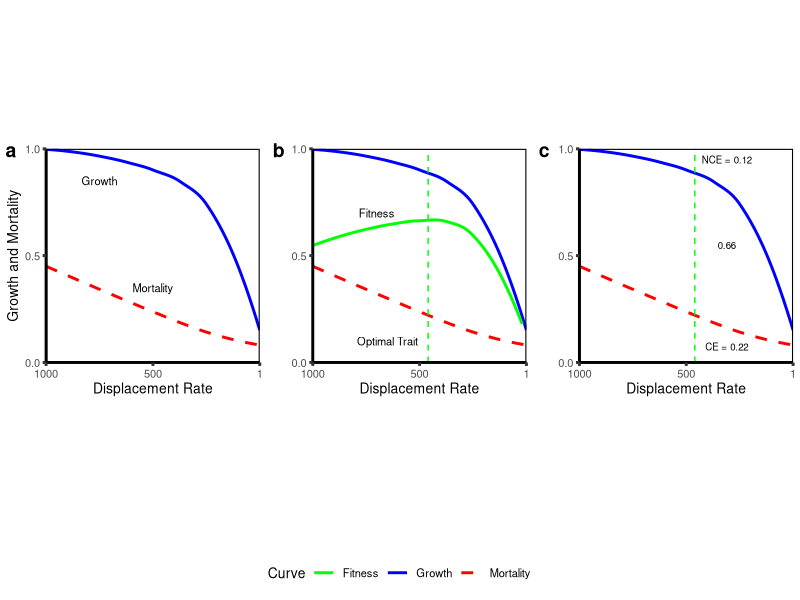
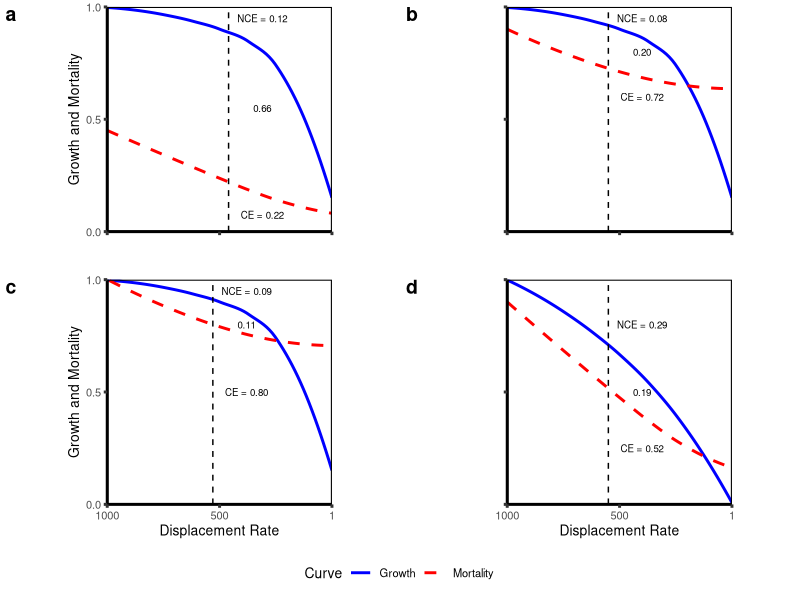

These charts were generated, in order, by the following R code:
## ---- chunk 1
# Generating the baseline curves
trait.vec <- seq(0, 1, by = 0.01)
speed.vec <- 1 - trait.vec


# These formulas are simplified by setting some of the values as constants
# r is always assumed to be 1, while k, s, and v are manipulated values
pred.curve <- function(k, v, s){
  k*sqrt(v^2 + s^2)
}

# R is always assumed to be 1, while s and h are manipulated values
growth.curve <- function(s, R, h){
  (R * s)/(1 + s*R*h)
}


# Build growth curves, for h = 0, 0.5, 1, 2
R_val <- 1

growthcurve.df <- as.data.frame(mat.or.vec(length(speed.vec), 5))
colnames(growthcurve.df) <- c("s", "h_0", "h_0.5", "h_1", "h_2")
growthcurve.df$s <- trait.vec
growthcurve.df$h_0 <- growth.curve(s = growthcurve.df$s, R = R_val, h = 0)
growthcurve.df$h_0.5 <- growth.curve(s = growthcurve.df$s, R = R_val, h = 0.5)
growthcurve.df$h_1 <- growth.curve(s = growthcurve.df$s, R = R_val, h = 1)
growthcurve.df$h_2 <- growth.curve(s = growthcurve.df$s, R = R_val, h = 2)


# Build cost curves, for v = 0, 0.5, 1, 2
k_val <- 1

mortcurve.df <- as.data.frame(mat.or.vec(length(speed.vec), 5))
colnames(mortcurve.df) <- c("s", "v_0", "v_0.5", "v_1", "v_2")
mortcurve.df$s <- trait.vec
mortcurve.df$v_0 <- pred.curve(k = k_val, v = 0, s = mortcurve.df$s)
mortcurve.df$v_0.5 <- pred.curve(k = k_val, v = 0.5, s = mortcurve.df$s)
mortcurve.df$v_1 <- pred.curve(k = k_val, v = 1, s = mortcurve.df$s)
mortcurve.df$v_2 <- pred.curve(k = k_val, v = 2, s = mortcurve.df$s)
## ---- chunk 2
# Combine the two to generate IREF figures

# This is the baseline scenario
baseline.df <- as.data.frame( mat.or.vec( length( speed.vec ), 6) )
colnames(baseline.df) <- c("trait", "speed", "growth_curve", "mort_curve", "fitness", "NCE_CE")
baseline.df$trait <- trait.vec
baseline.df$speed <- speed.vec
h_val <- 8
R_val <- 1
cost_constant_val <- 9
v_val <- 0.2
k_val <- 0.45
pred_constant_val <- 0.98058

baseline.df$growth_curve <- cost_constant_val * growth.curve( s = baseline.df$speed, R = R_val, h = h_val ) # Growth curve
baseline.df$mort_curve <- pred_constant_val * pred.curve( k = k_val, v = v_val, s = baseline.df$speed ) # Mortality curve
baseline.df$fitness <- baseline.df$growth_curve - baseline.df$mort_curve # fitness
baseline.df$NCE_CE <- (1 - baseline.df$growth_curve)/baseline.df$mort_curve # NCE/CE

baseline_optim <- baseline.df$trait[which(baseline.df$fitness == max(baseline.df$fitness))]
baseline_optim_fitness <- baseline.df$fitness[which(baseline.df$fitness == max(baseline.df$fitness))]
baseline_optim_CE <- baseline.df$mort_curve[which(baseline.df$fitness == max(baseline.df$fitness))]
baseline_optim_NCE <- 1 - baseline_optim_CE - baseline_optim_fitness



# Grant figures *appear* to be these params for predator density
# Predator density (k_val) is doubled
preddens.df <- as.data.frame( mat.or.vec( length( speed.vec ), 6) )
colnames(preddens.df) <- c("trait", "speed", "growth_curve", "mort_curve", "fitness", "NCE_CE")
preddens.df$trait <- trait.vec
preddens.df$speed <- speed.vec
h_val <- 8
R_val <- 1
cost_constant_val <- 9
v_val <- 1 
k_val <- 0.9 
pred_constant_val <- 0.7071068

preddens.df$growth_curve <- cost_constant_val * growth.curve( s = preddens.df$speed, R = R_val, h = h_val ) # Growth curve
preddens.df$mort_curve <- pred_constant_val * pred.curve( k = k_val, v = v_val, s = preddens.df$speed ) # Mortality curve
preddens.df$fitness <- preddens.df$growth_curve - preddens.df$mort_curve # fitness
preddens.df$NCE_CE <- (1 - preddens.df$growth_curve)/preddens.df$mort_curve # NCE/CE

preddens_optim <- preddens.df$trait[which(preddens.df$fitness == max(preddens.df$fitness))]
preddens_optim_fitness <- preddens.df$fitness[which(preddens.df$fitness == max(preddens.df$fitness))]
preddens_optim_CE <- preddens.df$mort_curve[which(preddens.df$fitness == max(preddens.df$fitness))]
preddens_optim_NCE <- 1 - preddens_optim_CE - preddens_optim_fitness


# These *appear* to be the params for foraging mode
# v is five times higher, but k is also (more than) doubled? why?
predmode.df <- as.data.frame( mat.or.vec( length( speed.vec ), 6) )
colnames(predmode.df) <- c("trait", "speed", "growth_curve", "mort_curve", "fitness", "NCE_CE")
predmode.df$trait <- trait.vec
predmode.df$speed <- speed.vec
h_val <- 8
R_val <- 1
cost_constant_val <- 9
v_val <- 1 # this value changes between the baseline and this one, not sure why
k_val <- 1 # This changes from 0.45, which I think is where the change in predator density is coming from
pred_constant_val <- 0.7071068 # this constant changes too, also not sure why


predmode.df$growth_curve <- cost_constant_val * growth.curve( s = predmode.df$speed, R = R_val, h = h_val ) # Growth curve
predmode.df$mort_curve <- pred_constant_val * pred.curve( k = k_val, v = v_val, s = predmode.df$speed ) # Mortality curve
predmode.df$fitness <- predmode.df$growth_curve - predmode.df$mort_curve # fitness
predmode.df$NCE_CE <- (1 - predmode.df$growth_curve)/predmode.df$mort_curve # NCE/CE

predmode_optim <- predmode.df$trait[which(predmode.df$fitness == max(predmode.df$fitness))]
predmode_optim_fitness <- predmode.df$fitness[which(predmode.df$fitness == max(predmode.df$fitness))]
predmode_optim_CE <- predmode.df$mort_curve[which(predmode.df$fitness == max(predmode.df$fitness))]
predmode_optim_NCE <- 1 - predmode_optim_CE - predmode_optim_fitness


# And these *appear* to be the params for resource intake rate
# h is reduced to 1/8 of its original value
# k remains double the baseline, not sure why
prey_h.df <- as.data.frame( mat.or.vec( length( speed.vec ), 6) )
colnames(prey_h.df) <- c("trait", "speed", "growth_curve", "mort_curve", "fitness", "NCE_CE")
prey_h.df$trait <- trait.vec
prey_h.df$speed <- speed.vec
h_val <- 1
R_val <- 1
cost_constant_val <- 2
v_val <- 0.2 
k_val <- 0.9 
pred_constant_val <- 0.98058 

prey_h.df$growth_curve <- cost_constant_val * growth.curve( s = prey_h.df$speed, R = R_val, h = h_val ) # Growth curve
prey_h.df$mort_curve <- pred_constant_val * pred.curve( k = k_val, v = v_val, s = prey_h.df$speed ) # Mortality curve
prey_h.df$fitness <- prey_h.df$growth_curve - prey_h.df$mort_curve # fitness
prey_h.df$NCE_CE <- (1 - prey_h.df$growth_curve)/prey_h.df$mort_curve # NCE/CE

prey_h_optim <- prey_h.df$trait[which(prey_h.df$fitness == max(prey_h.df$fitness))]
prey_h_optim_fitness <- prey_h.df$fitness[which(prey_h.df$fitness == max(prey_h.df$fitness))]
prey_h_optim_CE <- prey_h.df$mort_curve[which(prey_h.df$fitness == max(prey_h.df$fitness))]
prey_h_optim_NCE <- 1 - prey_h_optim_CE - prey_h_optim_fitness
## ---- chunk 3
library(ggplot2)
library(cowplot)

# Fig. 1
fig1_a.plot <- ggplot( data = baseline.df, aes( x = trait ) ) +
  geom_smooth( aes( y = growth_curve ), se = FALSE, color = "blue" ) +
  geom_smooth( aes( y = mort_curve ), se = FALSE, color = "red", linetype = "dashed" ) +
  theme_classic( base_size = 10, base_line_size = 1 ) + 
  ylab("Growth and Mortality") +
  xlab("Displacement Rate") +
  scale_x_continuous(expand = c(0, 0), breaks = c(0, 0.5, 1), labels = c(1000, 500, 1) ) + 
  scale_y_continuous(expand = c(0, 0), limits = c(0, 1), breaks = c(0, 0.5, 1) ) +
  annotate( "text", x = 0.25, y = 0.85, label = "Growth", size = 8/.pt  ) +
  annotate( "text", x = 0.5, y = 0.35, label = "Mortality", size = 8/.pt  ) +
  theme( panel.border = element_rect( color = "black", fill = NA, linewidth = 0.75 ), aspect.ratio = 1 )

fig1_b.plot <- ggplot( data = baseline.df, aes( x = trait ) ) +
  geom_smooth( aes( y = growth_curve, color = "Growth"  ), se = FALSE) +
  geom_smooth( aes( y = mort_curve, color = "Mortality"), se = FALSE, linetype = "dashed" ) +
  geom_smooth( aes( y = fitness, color = "Fitness"), se = FALSE ) +
  theme_classic( base_size = 10, base_line_size = 1 ) + 
  ylab("Growth and Mortality") +
  xlab("Displacement Rate") +
  geom_vline( xintercept = baseline_optim,  size = 0.5, linetype = "dashed", colour = "green" ) +
  annotate( "text", x = 0.3, y = 0.7, label = "Fitness", size = 8/.pt  ) +
  annotate( "text", x = 0.35, y = 0.1, label = "Optimal Trait", size = 8/.pt  ) +
  scale_x_continuous(expand = c(0, 0), breaks = c(0, 0.5, 1), labels = c(1000, 500, 1) ) + 
  scale_y_continuous(expand = c(0, 0), limits = c(0, 1), breaks = c(0, 0.5, 1) ) +
  scale_colour_manual(name = "Curve", values = c("green", "blue", "red")) +
  theme( panel.border = element_rect( color = "black", fill = NA, linewidth = 0.75 ), aspect.ratio = 1,
         axis.title.y = element_blank(), legend.position = "bottom" )

fig1_c.plot <- ggplot( data = baseline.df, aes( x = trait ) ) +
  geom_smooth( aes( y = growth_curve ), color = "blue", se = FALSE ) +
  geom_smooth( aes( y = mort_curve ), color = "red", se = FALSE, linetype = "dashed" ) +
  theme_classic( base_size = 10, base_line_size = 1 ) + 
  ylab("Growth and Mortality") +
  xlab("Displacement Rate") +
  geom_vline( xintercept = baseline_optim,  size = 0.5, linetype = "dashed", colour = "green" ) +
  annotate( "text", x = baseline_optim + 0.15, y = 0.95, label = "NCE = 0.12", size = 7/.pt  ) +
  annotate( "text", x = baseline_optim + 0.15, y = 0.55, label = "0.66", size = 7/.pt  ) +
  annotate( "text", x = baseline_optim + 0.15, y = 0.075, label = "CE = 0.22", size = 7/.pt  ) +
  scale_x_continuous(expand = c(0, 0), breaks = c(0, 0.5, 1), labels = c(1000, 500, 1) ) + 
  scale_y_continuous(expand = c(0, 0), limits = c(0, 1), breaks = c(0, 0.5, 1) ) +
  theme( panel.border = element_rect( color = "black", fill = NA, linewidth = 0.75 ), aspect.ratio = 1,
         axis.title.y = element_blank() )


get_legend_35 <- function(plot) {
  # return all legend candidates
  legends <- get_plot_component(plot, "guide-box", return_all = TRUE)
  # find non-zero legends
  nonzero <- vapply(legends, \(x) !inherits(x, "zeroGrob"), TRUE)
  idx <- which(nonzero)
  # return first non-zero legend if exists, and otherwise first element (which will be a zeroGrob) 
  if (length(idx) > 0) {
    return(legends[[idx[1]]])
  } else {
    return(legends[[1]])
  }
}

fig1.legend <- get_legend_35(fig1_b.plot)
fig1_b.plot <- fig1_b.plot + theme(legend.position = "none")

fig1.plot <- plot_grid( fig1_a.plot, fig1_b.plot, fig1_c.plot, ncol = 3, labels = "auto", label_y = 0.75, align = c("hv") )
fig1.plot <- plot_grid( fig1.plot, fig1.legend, rel_heights = c(1, 0.1), ncol = 1)

ggsave("fig1.png", plot = fig1.plot, dpi = 300)

## ---- chunk 4
# Fig. 2
baseline.plot <- ggplot( data = baseline.df, aes( x = trait ) ) +
  geom_smooth( aes( y = growth_curve ), se = FALSE, color = "blue" ) +
  geom_smooth( aes( y = mort_curve ), se = FALSE, color = "red", linetype = "dashed" ) +
  theme_classic( base_size = 10, base_line_size = 1 ) + 
  ylab("Growth and Mortality") +
  xlab("Displacement Rate") +
  geom_vline( xintercept = baseline_optim,  size = 0.5, linetype = "dashed" ) +
  annotate( "text", x = baseline_optim + 0.15, y = 0.95, label = "NCE = 0.12", size = 7/.pt  ) +
  annotate( "text", x = baseline_optim + 0.15, y = 0.55, label = "0.66", size = 7/.pt  ) +
  annotate( "text", x = baseline_optim + 0.15, y = 0.075, label = "CE = 0.22", size = 7/.pt  ) +
  scale_x_continuous(expand = c(0, 0), breaks = c(0, 0.5, 1), labels = c(1000, 500, 1) ) + 
  scale_y_continuous(expand = c(0, 0), limits = c(0, 1), breaks = c(0, 0.5, 1) ) +
  theme( panel.border = element_rect( color = "black", fill = NA, linewidth = 0.75 ), aspect.ratio = 1,
         axis.title.x = element_blank(),
         axis.text.x = element_blank() )

preddens.plot <- ggplot( data = preddens.df, aes( x = trait ) ) +
  geom_smooth( aes( y = growth_curve ), se = FALSE, color = "blue" ) +
  geom_smooth( aes( y = mort_curve ), se = FALSE, color = "red", linetype = "dashed" ) +
  theme_classic( base_size = 10, base_line_size = 1 ) + 
  ylab("Growth and Mortality") +
  xlab("Displacement Rate") +
  geom_vline( xintercept = preddens_optim,  size = 0.5, linetype = "dashed" ) +
  annotate( "text", x = preddens_optim + 0.15, y = 0.95, label = "NCE = 0.08", size = 7/.pt  ) +
  annotate( "text", x = preddens_optim + 0.15, y = 0.8, label = "0.20", size = 7/.pt  ) +
  annotate( "text", x = preddens_optim + 0.15, y = 0.6, label = "CE = 0.72", size = 7/.pt  ) +
  scale_x_continuous(expand = c(0, 0), breaks = c(0, 0.5, 1), labels = c(1000, 500, 1) ) + 
  scale_y_continuous(expand = c(0, 0), limits = c(0, 1), breaks = c(0, 0.5, 1) ) +
  theme( panel.border = element_rect( color = "black", fill = NA, linewidth = 0.75 ), aspect.ratio = 1,
         axis.title.x = element_blank(),
         axis.text.x = element_blank(),
         axis.title.y = element_blank(),
         axis.text.y = element_blank() )

predmode.plot <- ggplot( data = predmode.df, aes( x = trait ) ) +
  geom_smooth( aes( y = growth_curve ), se = FALSE, color = "blue" ) +
  geom_smooth( aes( y = mort_curve ), se = FALSE, color = "red", linetype = "dashed" ) +
  theme_classic( base_size = 10, base_line_size = 1 ) + 
  ylab("Growth and Mortality") +
  xlab("Displacement Rate") +
  geom_vline( xintercept = predmode_optim,  size = 0.5, linetype = "dashed" ) +
  annotate( "text", x = predmode_optim + 0.15, y = 0.95, label = "NCE = 0.09", size = 7/.pt  ) +
  annotate( "text", x = predmode_optim + 0.15, y = 0.8, label = "0.11", size = 7/.pt  ) +
  annotate( "text", x = predmode_optim + 0.15, y = 0.5, label = "CE = 0.80", size = 7/.pt  ) +
  scale_x_continuous(expand = c(0, 0), breaks = c(0, 0.5, 1), labels = c(1000, 500, 1) ) + 
  scale_y_continuous(expand = c(0, 0), limits = c(0, 1), breaks = c(0, 0.5, 1) ) +
  theme( panel.border = element_rect( color = "black", fill = NA, linewidth = 0.75 ), aspect.ratio = 1 )

prey_h.plot <- ggplot( data = prey_h.df, aes( x = trait ) ) +
  geom_smooth( aes( y = growth_curve, colour = "Growth" ), se = FALSE ) +
  geom_smooth( aes( y = mort_curve, colour = "Mortality" ), se = FALSE, linetype = "dashed" ) +
  theme_classic( base_size = 10, base_line_size = 1 ) + 
  ylab("Growth and Mortality") +
  xlab("Displacement Rate") +
  geom_vline( xintercept = prey_h_optim,  size = 0.5, linetype = "dashed" ) +
  annotate( "text", x = prey_h_optim + 0.15, y = 0.8, label = "NCE = 0.29", size = 7/.pt  ) +
  annotate( "text", x = prey_h_optim + 0.15, y = 0.5, label = "0.19", size = 7/.pt  ) +
  annotate( "text", x = prey_h_optim + 0.15, y = 0.25, label = "CE = 0.52", size = 7/.pt  ) +
  scale_x_continuous(expand = c(0, 0), breaks = c(0, 0.5, 1), labels = c(1000, 500, 1) ) + 
  scale_y_continuous(expand = c(0, 0), limits = c(0, 1), breaks = c(0, 0.5, 1) ) +
  scale_colour_manual(name = "Curve", values = c("blue", "red")) +
  theme( panel.border = element_rect( color = "black", fill = NA, linewidth = 0.75 ), aspect.ratio = 1,
         axis.title.y = element_blank(), 
         axis.text.y = element_blank(),
         legend.position = "bottom" )



iref.legend <- get_legend_35(prey_h.plot)
prey_h.plot <- prey_h.plot + theme( legend.position = "none" )

iref.fig <- plot_grid( baseline.plot, preddens.plot, predmode.plot, prey_h.plot, ncol = 2, labels = "auto", align = c("hv") )
iref.fig <- plot_grid( iref.fig, iref.legend, ncol = 1, rel_heights = c(1, 0.1) )

ggsave("fig2.png", plot = iref.fig, dpi = 300)
